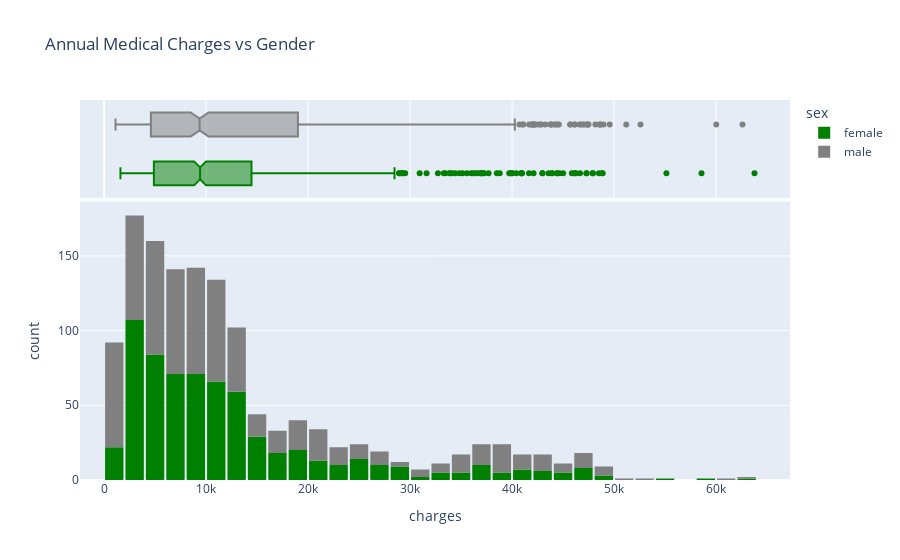

Notebook code for this chart:
### Markdown cell above
We can make the following observations from the above graph:

* For most customers, the annual medical charges are under \\$10,000. Only a small fraction of customer have higher medical expenses, possibly due to accidents, major illnesses and genetic diseases. The distribution follows a "power law"
* There is a significant difference in medical expenses between smokers and non-smokers. While the median for non-smokers is \\$7300, the median for smokers is close to \\$35,000.

Visualizing the distribution of medical charges in connection with other factors like "sex" and "region".

### Code cell
fig = px.histogram(medical_df, 
                   x='charges', 
                   marginal='box', 
                   color='sex', 
                   color_discrete_sequence=['green', 'grey'], 
                   title='Annual Medical Charges vs Gender')
fig.update_layout(bargap=0.1)
fig.show()

### Figure 1 — Plotly figure (JSON) as saved in the notebook; plotly's stock layout.template omitted (floating-point values rounded to 4 significant figures; data arrays with more than 128 entries replaced by an {"elided": "..."} marker saying what was removed)
{"data": [{"alignmentgroup": "True", "bingroup": "x", "hovertemplate": "sex=female<br>charges=%{x}<br>count=%{y}<extra></extra>", "legendgroup": "female", "marker": {"color": "green", "pattern": {"shape": ""}}, "name": "female", "offsetgroup": "female", "orientation": "v", "showlegend": true, "x": {"elided": "662 float values"}, "xaxis": "x", "yaxis": "y", "type": "histogram"}, {"alignmentgroup": "True", "hovertemplate": "sex=female<br>charges=%{x}<extra></extra>", "legendgroup": "female", "marker": {"color": "green"}, "name": "female", "notched": true, "offsetgroup": "female", "showlegend": false, "x": {"elided": "662 float values"}, "xaxis": "x2", "yaxis": "y2", "type": "box"}, {"alignmentgroup": "True", "bingroup": "x", "hovertemplate": "sex=male<br>charges=%{x}<br>count=%{y}<extra></extra>", "legendgroup": "male", "marker": {"color": "grey", "pattern": {"shape": ""}}, "name": "male", "offsetgroup": "male", "orientation": "v", "showlegend": true, "x": {"elided": "676 float values"}, "xaxis": "x", "yaxis": "y", "type": "histogram"}, {"alignmentgroup": "True", "hovertemplate": "sex=male<br>charges=%{x}<extra></extra>", "legendgroup": "male", "marker": {"color": "grey"}, "name": "male", "notched": true, "offsetgroup": "male", "showlegend": false, "x": {"elided": "676 float values"}, "xaxis": "x2", "yaxis": "y2", "type": "box"}], "layout": {"xaxis": {"anchor": "y", "domain": [0, 1], "title": {"text": "charges"}, "type": "linear", "range": [-2359.0, 67250.0], "autorange": true}, "yaxis": {"anchor": "x", "domain": [0, 0.7326], "title": {"text": "count"}, "range": [0, 186.3], "autorange": true}, "xaxis2": {"anchor": "y2", "domain": [0, 1], "matches": "x", "showticklabels": false, "showgrid": true, "type": "linear", "range": [-2359.0, 67250.0], "autorange": true}, "yaxis2": {"anchor": "x2", "domain": [0.7426, 1], "matches": "y2", "showticklabels": false, "showline": false, "ticks": "", "showgrid": false, "type": "category", "range": [-0.5, 1.5], "autorange": true}, "legend": {"title": {"text": "sex"}, "tracegroupgap": 0}, "title": {"text": "Annual Medical Charges vs Gender"}, "barmode": "relative", "bargap": 0.1, "autosize": true}}
